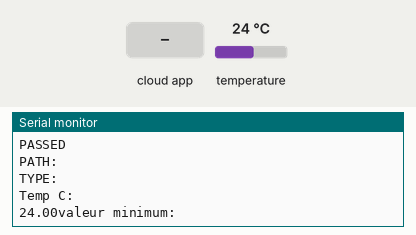
Bench run of a program on a simulated ESP32. Parts: the last lines printed to the serial monitor. Inputs (shaded band) come from the test bench; at power-on: temperature 24 °C. WiFi joins after 1.5 s; servers stay silent unless stated; the local clock reads 2024-03-15 10:24:30 at power-on unless the program sets it; the Firebase database answers and starts empty.

Above: at 3.7 s.
3.8 s: temperature set to 12 °C
At 5.3 s:
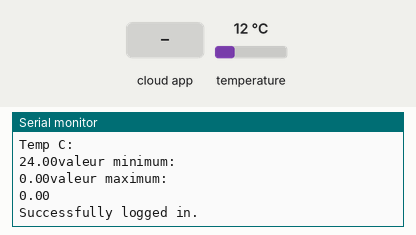
10.3 s: the phone or cloud app sets valeur_min to 25
At 11.3 s:
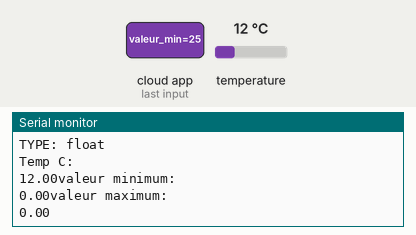
13.1 s: the phone or cloud app sets valeur_max to 25
At 13.18 s:
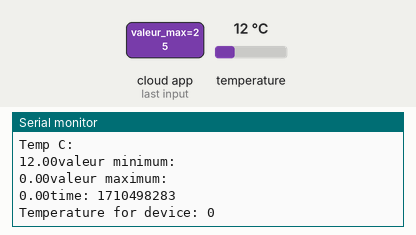
15.9 s: the phone or cloud app sets valeur_min to 50
At 18.01 s:
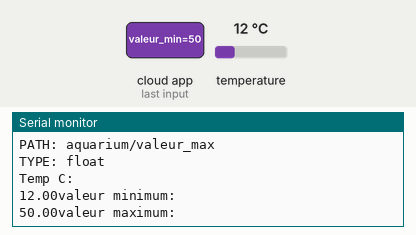
18.7 s: the phone or cloud app sets valeur_max to 50
At 19.6 s:
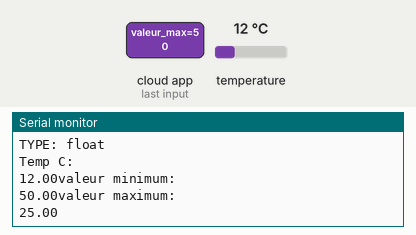
21.5 s: temperature set to 19 °C
At 22.09 s:
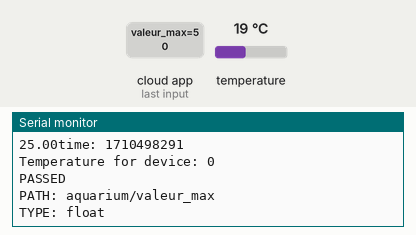
Timing chart, 0 to 24.5 s (numbered marks = the images above; inputs shaded):
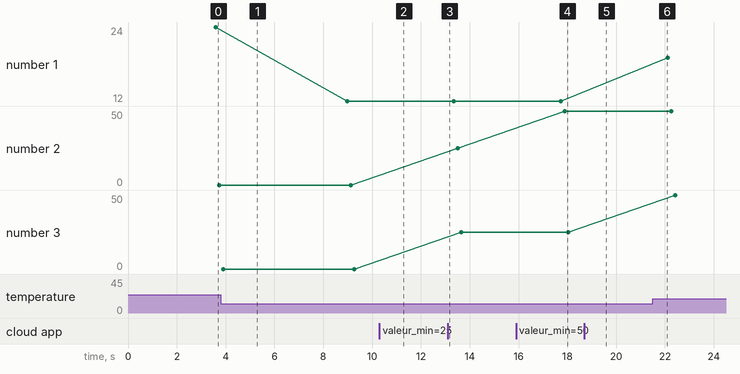

Measured:
- after the input at 15.9 s, the serial monitor: prints a new line after 2.0 s (image 4)
- plotted number 1: 24 → 12 after the input at 3.8 s, 12 → 19 after the input at 21.5 s
- plotted number 2: 25 → 50 after the input at 15.9 s

The program:

main.cpp
```cpp
#include <OneWire.h>
#include <DallasTemperature.h>

#include <WiFi.h>
#include <Firebase_ESP_Client.h>
#include <ESP_Mail_Client.h>

#include "time.h"
#include "addons/TokenHelper.h"
#include "addons/RTDBHelper.h"

#define API_KEY "AIzaSyB2OoT9iDo5D_jsezMQedViOSsGXYNMnIM"
#define DATABASE_URL "https://envoidb-424a8-default-rtdb.europe-west1.firebasedatabase.app/"

FirebaseData fbdo;
FirebaseAuth auth;
FirebaseConfig config;

unsigned long sendDataPrevMillis = 0;
int count = 0;
bool signupOK = false;

const char* ssid = "DESKTOP-QE692P6 9742";
const char* password = "N36{259a";

const int oneWireBus = 15;
OneWire oneWire(oneWireBus);
DallasTemperature sensors(&oneWire);

int numberOfDevices;
DeviceAddress tempDeviceAddress;

#define SMTP_HOST "smtp.gmail.com"
#define SMTP_PORT 465
#define AUTHOR_EMAIL "salajaona04@gmail.com"
#define AUTHOR_PASSWORD "ghes knbv qwvg ycfr"
#define RECIPIENT_EMAIL "fayolmanah@gmail.com"

SMTPSession smtp;
void smtpCallback(SMTP_Status status);

bool emailSent[2] = {false,false};  // Drapeau pour indiquer si un email a été envoyé

float valeur_min = 0.0;
float valeur_max = 0.0;

String parentPath;
int timestamp;
FirebaseJson json;
const char* ntpServer = "pool.ntp.org";
// Function that gets current epoch time
unsigned long getTime() {
  time_t now;
  struct tm timeinfo;
  if (!getLocalTime(&timeinfo)) {
    //Serial.println("Failed to obtain time");
    return(0);
  }
  time(&now);
  return now;
}

void setup(){
    Serial.begin(115200);
    delay(1000);
 configTime(0, 0, ntpServer);
    WiFi.mode(WIFI_STA);
    WiFi.begin(ssid, password);
    Serial.println("\nConnecting");

    while(WiFi.status() != WL_CONNECTED){
        Serial.print(".");
        delay(100);
    }

    Serial.println("\nConnected to the WiFi network");
    Serial.print("Local ESP32 IP: ");
    Serial.println(WiFi.localIP());

    config.api_key = API_KEY;
    config.database_url = DATABASE_URL;

    if (Firebase.signUp(&config, &auth, "", "")){
      Serial.println("ok");
      signupOK = true;
    } else {
      Serial.printf("%s\n", config.signer.signupError.message.c_str());
    }

    config.token_status_callback = tokenStatusCallback;
    Firebase.begin(&config, &auth);
    Firebase.reconnectWiFi(true);

    sensors.begin();
    numberOfDevices = sensors.getDeviceCount();

    Serial.print("Locating devices...");
    Serial.print("Found ");
    Serial.print(numberOfDevices, DEC);
    Serial.println(" devices.");

}

void loop(){
  sensors.requestTemperatures();
 //Get current timestamp
            timestamp = getTime();
            Serial.print ("time: ");
            Serial.println (timestamp);
  for(int i = 0; i < numberOfDevices; i++) {
      if(sensors.getAddress(tempDeviceAddress, i)){
          Serial.print("Temperature for device: ");
          Serial.println(i, DEC);

          float tempC = sensors.getTempC(tempDeviceAddress);

          if (Firebase.ready() && signupOK){
            String chemin = "aquarium/temper_eau_capt" + String(i);
            parentPath = "aquarium/" + String(timestamp);
            json.set(chemin.c_str(), String(tempC));
              if (Firebase.RTDB.setFloat(&fbdo, chemin.c_str(), tempC)){
                  Serial.println("PASSED");
                  Serial.println("PATH: " + fbdo.dataPath());
                  Serial.println("TYPE: " + fbdo.dataType());
              } else {
                  Serial.println("FAILED");
                  Serial.println("REASON: " + fbdo.errorReason());
              }

              if (Firebase.RTDB.setJSON(&fbdo, parentPath.c_str(), &json)) {
                Serial.println("PASSED");
                Serial.println("PATH: " + fbdo.dataPath());
                Serial.println("TYPE: " + fbdo.dataType());
                } else {
                Serial.println("FAILED");
                Serial.println("REASON: " + fbdo.errorReason());
                }
              Serial.println("Temp C: ");
              Serial.print(tempC);

              if (Firebase.RTDB.getFloat(&fbdo, "aquarium/valeur_min")){
                  valeur_min = fbdo.floatData();
              }
              Serial.println("valeur minimum: ");
              Serial.print(valeur_min);

              if (Firebase.RTDB.getFloat(&fbdo, "aquarium/valeur_max")){
                  valeur_max = fbdo.floatData();
              }
              Serial.println("valeur maximum: ");
              Serial.print(valeur_max);
              if(tempC < valeur_min || tempC > valeur_max){
                if(!emailSent[i]){
                    MailClient.networkReconnect(true);
                    smtp.debug(1);
                    smtp.callback(smtpCallback);

                    Session_Config config;
                    config.server.host_name = SMTP_HOST;
                    config.server.port = SMTP_PORT;
                    config.login.email = AUTHOR_EMAIL;
                    config.login.password = AUTHOR_PASSWORD;
                    config.login.user_domain = "";

                    config.time.ntp_server = F("pool.ntp.org,time.nist.gov");
                    config.time.gmt_offset = 3;
                    config.time.day_light_offset = 0;
                    SMTP_Message message;
                    message.sender.name = F("Aquarium");
                    message.sender.email = AUTHOR_EMAIL;
                    message.subject = F("Alerte Temperature Aquarium");
                    message.addRecipient(F("Aquarium"), RECIPIENT_EMAIL);

                    String textMsg = "Bonjour! - Envoyer par ESP.  ";
                    textMsg += "Température actuelle: " + String(tempC) + " °C\n";
                    message.text.content = textMsg.c_str();
                    message.text.charSet = "us-ascii";
                    message.text.transfer_encoding = Content_Transfer_Encoding::enc_7bit;

                    message.priority = esp_mail_smtp_priority::esp_mail_smtp_priority_high;
                    message.response.notify = esp_mail_smtp_notify_success | esp_mail_smtp_notify_failure | esp_mail_smtp_notify_delay;

                    if (!smtp.connect(&config)){
                        ESP_MAIL_PRINTF("Connection error, Status Code: %d, Error Code: %d, Reason: %s", smtp.statusCode(), smtp.errorCode(), smtp.errorReason().c_str());
                        return;
                    }

                    if (smtp.isLoggedIn()){
                        if (smtp.isAuthenticated())
                        Serial.println("\nSuccessfully logged in.");
                        else
                        Serial.println("\nConnected with no Auth.");
                    }
                    /* Start sending Email and close the session */
                    if (!MailClient.sendMail(&smtp, &message))
                        ESP_MAIL_PRINTF("Error, Status Code: %d, Error Code: %d, Reason: %s", smtp.statusCode(), smtp.errorCode(), smtp.errorReason().c_str());
                    }
                    emailSent[i] = true;
                }
                else{
                    emailSent[i] = false;
                }

              }
          }
      }
  sendDataPrevMillis = millis();
  delay(3000);
}

void smtpCallback(SMTP_Status status){
    Serial.println(status.info());

    if (status.success()){
        Serial.println("----------------");
        ESP_MAIL_PRINTF("Message sent success: %d\n", status.completedCount());
        ESP_MAIL_PRINTF("Message sent failed: %d\n", status.failedCount());
        Serial.println("----------------\n");

        for (size_t i = 0; i < smtp.sendingResult.size(); i++){
            SMTP_Result result = smtp.sendingResult.getItem(i);
            ESP_MAIL_PRINTF("Message No: %d\n", i + 1);
            ESP_MAIL_PRINTF("Status: %s\n", result.completed ? "success" : "failed");
            ESP_MAIL_PRINTF("Date/Time: %s\n", MailClient.Time.getDateTimeString(result.timestamp, "%B %d, %Y %H:%M:%S").c_str());
            ESP_MAIL_PRINTF("Recipient: %s\n", result.recipients.c_str());
            ESP_MAIL_PRINTF("Subject: %s\n", result.subject.c_str());
        }
        Serial.println("----------------\n");
        smtp.sendingResult.clear();
    }
}
```
